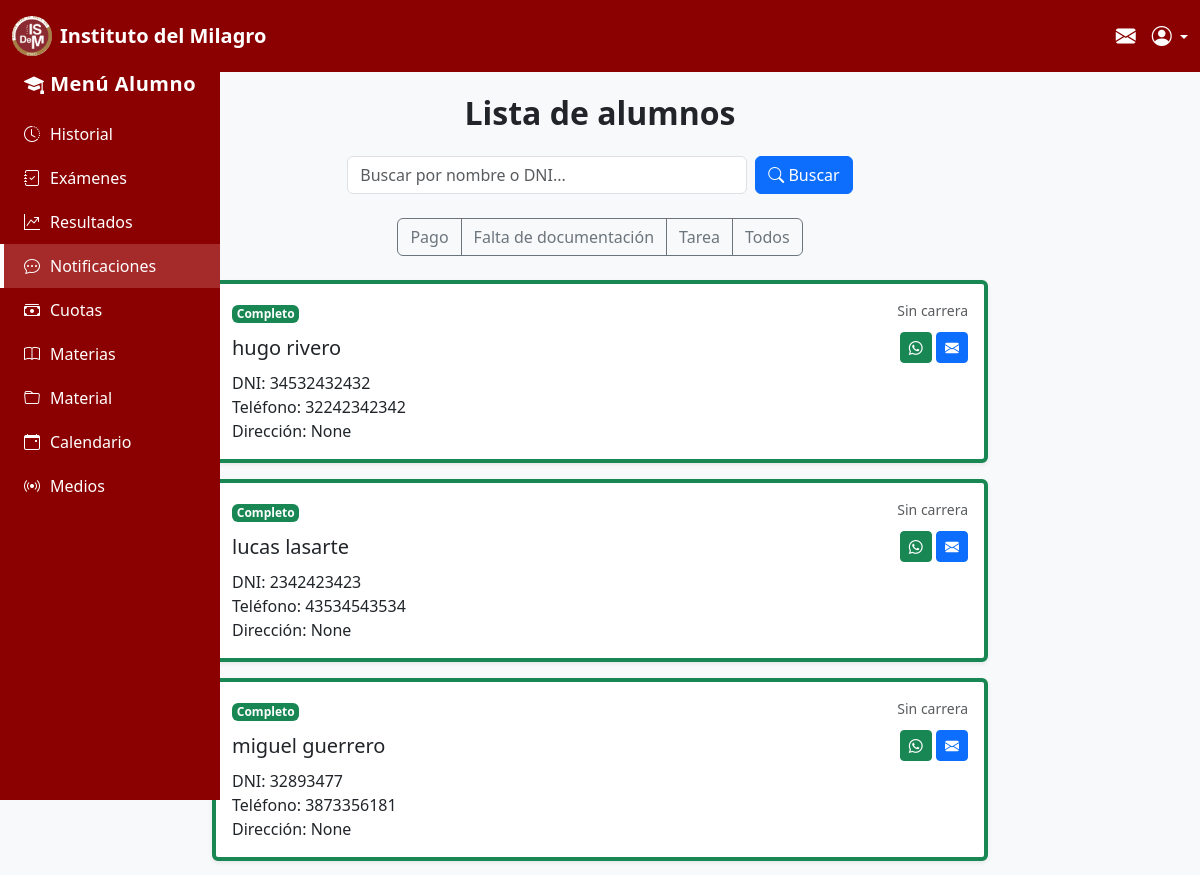
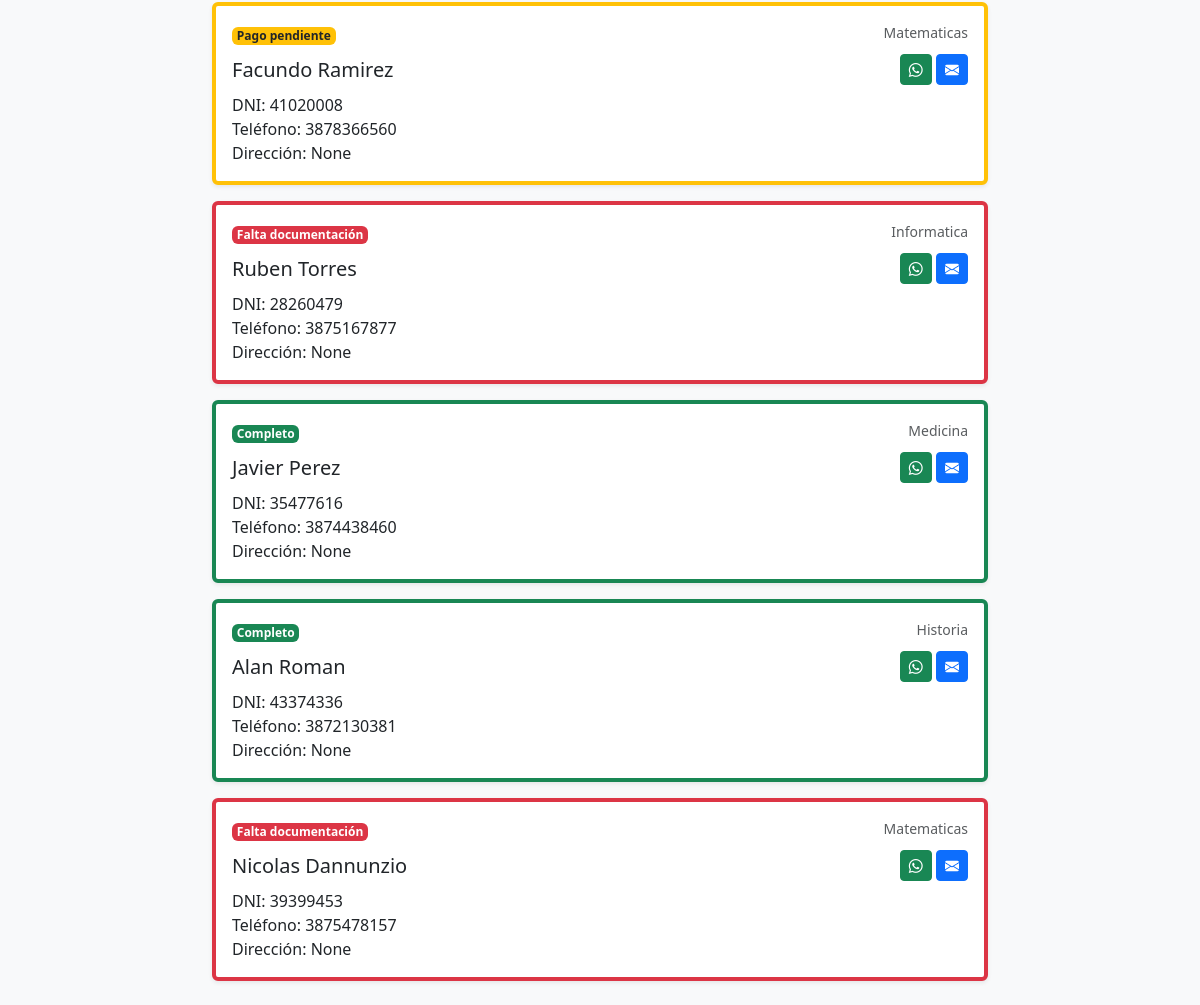
The app's page /home/ (signed in) with its own data (2 pictures, top to bottom).
### mensajes/models.py (models this page shows, shortened)
class PerfilAlumno(models.Model):
    user = models.OneToOneField(User, on_delete=models.CASCADE)
    dni = models.CharField(max_length=20, unique=True)
    telefono = models.CharField(max_length=20, blank=True, null=True)
    direccion = models.CharField(max_length=200, blank=True, null=True)
    carrera = models.ForeignKey(Carrera, on_delete=models.SET_NULL, blank=True, null=True)
    estado_documentacion = models.BooleanField(default=True)  # True = completa, False = faltante
    estado_pago = models.BooleanField(default=True)  # True = al día, False = pendiente

class Carrera(models.Model):
    MODALIDAD_CHOICES = (
        ('Presencial', 'Presencial'),
        ('A distancia', 'A distancia'),
    )
    NOMBRE_CHOICES = (
        ('Historia', 'Historia'),
        ('Matematicas', 'Matemáticas'),
        ('Informatica', 'Informática'),
        ('Medicina', 'Medicina'),
    )
    nombre = models.CharField(max_length=100, choices=NOMBRE_CHOICES)
    modalidad = models.CharField(max_length=20, choices=MODALIDAD_CHOICES)
    descripcion = models.TextField(blank=True, null=True)

### mensajes/views.py (the view)
# urls.py: path('home/',views.listar_alumnos, name='alumnos_lista'),
@login_required
def listar_alumnos(request):
    alumnos = PerfilAlumno.objects.select_related('user', 'carrera').all()
    return render(request, 'mensajes/interfaz.html', {'alumnos': alumnos})

### mensajes/templates/mensajes/interfaz.html (shortened to what this page needs)
<!DOCTYPE html>
<html lang="es">
<head>
    <link href="https://cdn.jsdelivr.net/npm/bootstrap@5.3.3/dist/css/bootstrap.min.css" rel="stylesheet">
    <link rel="stylesheet" href="https://cdn.jsdelivr.net/npm/bootstrap-icons@1.11.3/font/bootstrap-icons.min.css">
</head>
<body style="padding-top: 70px;">
    {% include "mensajes/navbar.html" %}
    {% include "mensajes/sidebar.html" %}
    <main class="d-flex justify-content-center align-items-start p-4">
        <div class="container text-center">
            {% if user.is_staff %}
                <h2 class="fw-bold text-dark mb-4">Lista de alumnos</h2>
                <div class="mb-4 d-flex justify-content-center gap-2">
                    <input type="text" id="search-input" class="form-control" placeholder="Buscar por nombre o DNI...">
                    <button id="btn-buscar" class="btn btn-primary">
                        <i class="bi bi-search"></i> Buscar
                    </button>
                </div>
                <div class="btn-group mb-4" role="group">
                    <button type="button" class="btn btn-outline-secondary tag-btn" data-tag="Pago">Pago</button>
                    <button type="button" class="btn btn-outline-secondary tag-btn" data-tag="Falta de documentación">Falta de documentación</button>
                    <button type="button" class="btn btn-outline-secondary tag-btn" data-tag="Tarea">Tarea</button>
                    <button type="button" class="btn btn-outline-secondary tag-btn" data-tag="">Todos</button>
                </div>
                <div id="alumnos-container" class="d-flex flex-column gap-3">
                    {% for alumno in alumnos %}
                        <div
                            class="alumno-card card border-start border-4 {% if not alumno.estado_pago %}border-warning{% elif not alumno.estado_documentacion %}border-danger{% else %}border-success{% endif %} shadow-sm"
                            data-estado-pago="{{ alumno.estado_pago|yesno:'completo,pago_pendiente' }}"
                            data-estado-doc="{{ alumno.estado_documentacion|yesno:'completo,falta_documentacion' }}"
                            data-alumno-id="{{ alumno.id }}"
                            data-user-id="{{ alumno.user.id }}"
                        >
                            <div class="card-body text-start">
                                <div class="d-flex justify-content-between mb-2">
                                    <div>
                                        {% if not alumno.estado_pago %}
                                            <span class="badge bg-warning text-dark">Pago pendiente</span>
                                        {% elif not alumno.estado_documentacion %}
                                            <span class="badge bg-danger">Falta documentación</span>
                                        {% else %}
                                            <span class="badge bg-success">Completo</span>
                                        {% endif %}
                                    </div>
                                    <small class="text-muted">
                                        {% if alumno.carrera %}{{ alumno.carrera.nombre }}{% else %}Sin carrera{% endif %}
                                    </small>
                                </div>
                                <div class="d-flex justify-content-between align-items-center">
                                    <h5 class="card-title mb-0">{{ alumno.user.first_name }} {{ alumno.user.last_name }}</h5>
                                    <div class="contact-icons">
                                        {% if alumno.telefono %}
                                        <button class="btn btn-success btn-sm send-whatsapp" data-alumno-id="{{ alumno.id }}" data-nombre="{{ alumno.user.first_name }}" data-telefono="{{ alumno.telefono }}" title="Enviar WhatsApp">
                                            <i class="bi bi-whatsapp"></i>
                                        </button>
                                        {% endif %}
                                        {% if alumno.user.email %}
                                        <button class="btn btn-primary btn-sm send-email" data-alumno-id="{{ alumno.id }}" data-nombre="{{ alumno.user.first_name }}" data-email="{{ alumno.user.email }}" title="Enviar correo">
                                            <i class="bi bi-envelope-fill"></i>
                                        </button>
                                        {% endif %}
                                    </div>
                                </div>
                                <p class="card-text mt-2">
                                    DNI: <span class="alumno-dni">{{ alumno.dni }}</span><br>
                                    Teléfono: {{ alumno.telefono }}<br>
                                    Dirección: {{ alumno.direccion }}
                                </p>
                            </div>
                        </div>
                    {% endfor %}
                </div>
            {% endif %}
        </div>
    </main>
</body>
</html>

### mensajes/templates/mensajes/interfaz.html (style rules this page uses)
body { background-color: #f8f9fa; }
main { min-height: 100vh; }
.container { max-width: 800px; }
.tag-btn { transition: all 0.3s; }
#search-input { max-width: 400px; }

### mensajes/templates/mensajes/navbar.html (style rules this page uses)
.badge { padding: 0.25em 0.4em; }

### records on screen
PerfilAlumno: estado_pago "Completo", shows "Sin carrera", user.first_name "hugo", user.last_name "rivero", dni "34532432432", telefono "32242342342", direccion "None"
PerfilAlumno: estado_pago "Completo", shows "Sin carrera", user.first_name "lucas", user.last_name "lasarte", dni "2342423423", telefono "43534543534", direccion "None"
PerfilAlumno: estado_pago "Completo", shows "Sin carrera", user.first_name "miguel", user.last_name "guerrero", dni "32893477", telefono "3873356181", direccion "None"
PerfilAlumno: estado_pago "Pago pendiente", carrera.nombre "Matematicas", user.first_name "Facundo", user.last_name "Ramirez", dni "41020008", telefono "3878366560", direccion "None"
PerfilAlumno: estado_pago "Falta documentación", carrera.nombre "Informatica", user.first_name "Ruben", user.last_name "Torres", dni "28260479", telefono "3875167877", direccion "None"
PerfilAlumno: estado_pago "Completo", carrera.nombre "Medicina", user.first_name "Javier", user.last_name "Perez", dni "35477616", telefono "3874438460", direccion "None"
PerfilAlumno: estado_pago "Completo", carrera.nombre "Historia", user.first_name "Alan", user.last_name "Roman", dni "43374336", telefono "3872130381", direccion "None"
PerfilAlumno: estado_pago "Falta documentación", carrera.nombre "Matematicas", user.first_name "Nicolas", user.last_name "Dannunzio", dni "39399453", telefono "3875478157", direccion "None"
